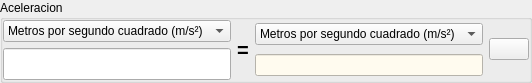
            <widget class="QGroupBox" name="groupBox_18">
             <property name="maximumSize">
              <size>
               <width>16777215</width>
               <height>82</height>
              </size>
             </property>
             <property name="title">
              <string>Aceleracion</string>
             </property>
             <layout class="QGridLayout" name="gridLayout_52">
              <property name="leftMargin">
               <number>0</number>
              </property>
              <property name="topMargin">
               <number>0</number>
              </property>
              <property name="rightMargin">
               <number>0</number>
              </property>
              <property name="bottomMargin">
               <number>0</number>
              </property>
              <item row="0" column="0">
               <layout class="QGridLayout" name="gridLayout_51">
                <item row="2" column="0">
                 <widget class="QLineEdit" name="lineEdit_47">
                  <property name="font">
                   <font>
                    <pointsize>15</pointsize>
                    <weight>75</weight>
                    <bold>true</bold>
                   </font>
                  </property>
                  <property name="alignment">
                   <set>Qt::AlignRight|Qt::AlignTrailing|Qt::AlignVCenter</set>
                  </property>
                 </widget>
                </item>
                <item row="1" column="0">
                 <widget class="QComboBox" name="comboBox_26">
                  <property name="focusPolicy">
                   <enum>Qt::NoFocus</enum>
                  </property>
                  <item>
                   <property name="text">
                    <string>Metros por segundo cuadrado (m/s²)</string>
                   </property>
                  </item>
                  <item>
                   <property name="text">
                    <string>Pies por segundo cuadrado (ft/s²)</string>
                   </property>
                  </item>
                  <item>
                   <property name="text">
                    <string>Gal</string>
                   </property>
                  </item>
                  <item>
                   <property name="text">
                    <string>Miligal</string>
                   </property>
                  </item>
                  <item>
                   <property name="text">
                    <string>Gravedad estandar</string>
                   </property>
                  </item>
                  <item>
                   <property name="text">
                    <string>Fuerza G (g)</string>
                   </property>
                  </item>
                 </widget>
                </item>
               </layout>
              </item>
              <item row="0" column="1">
               <widget class="QLabel" name="label_52">
                <property name="font">
                 <font>
                  <pointsize>15</pointsize>
                  <weight>75</weight>
                  <bold>true</bold>
                 </font>
                </property>
                <property name="text">
                 <string>=</string>
                </property>
               </widget>
              </item>
              <item row="0" column="2">
               <layout class="QGridLayout" name="gridLayout_50">
                <item row="1" column="0">
                 <widget class="QLineEdit" name="lineEdit_46">
                  <property name="enabled">
                   <bool>true</bool>
                  </property>
                  <property name="font">
                   <font>
                    <weight>75</weight>
                    <bold>true</bold>
                   </font>
                  </property>
                  <property name="focusPolicy">
                   <enum>Qt::NoFocus</enum>
                  </property>
                  <property name="styleSheet">
                   <string notr="true">color: rgb(0, 0, 255);
background-color: rgb(255, 251, 239);</string>
                  </property>
                  <property name="alignment">
                   <set>Qt::AlignRight|Qt::AlignTrailing|Qt::AlignVCenter</set>
                  </property>
                  <property name="readOnly">
                   <bool>true</bool>
                  </property>
                 </widget>
                </item>
                <item row="0" column="1" rowspan="2">
                 <widget class="QPushButton" name="pushButton_20">
                  <property name="icon">
                   <iconset resource="recoverdrake.qrc">
                    <normaloff>:/Imagenes/sustituir.png</normaloff>:/Imagenes/sustituir.png</iconset>
                  </property>
                  <property name="iconSize">
                   <size>
                    <width>25</width>
                    <height>25</height>
                   </size>
                  </property>
                 </widget>
                </item>
                <item row="0" column="0">
                 <widget class="QComboBox" name="comboBox_27">
                  <property name="focusPolicy">
                   <enum>Qt::NoFocus</enum>
                  </property>
                  <item>
                   <property name="text">
                    <string>Metros por segundo cuadrado (m/s²)</string>
                   </property>
                  </item>
                  <item>
                   <property name="text">
                    <string>Pies por segundo cuadrado (ft/s²)</string>
                   </property>
                  </item>
                  <item>
                   <property name="text">
                    <string>Gal</string>
                   </property>
                  </item>
                  <item>
                   <property name="text">
                    <string>Miligal</string>
                   </property>
                  </item>
                  <item>
                   <property name="text">
                    <string>Gravedad estandar</string>
                   </property>
                  </item>
                  <item>
                   <property name="text">
                    <string>Fuerza G (g)</string>
                   </property>
                  </item>
                 </widget>
                </item>
               </layout>
              </item>
             </layout>
            </widget>
